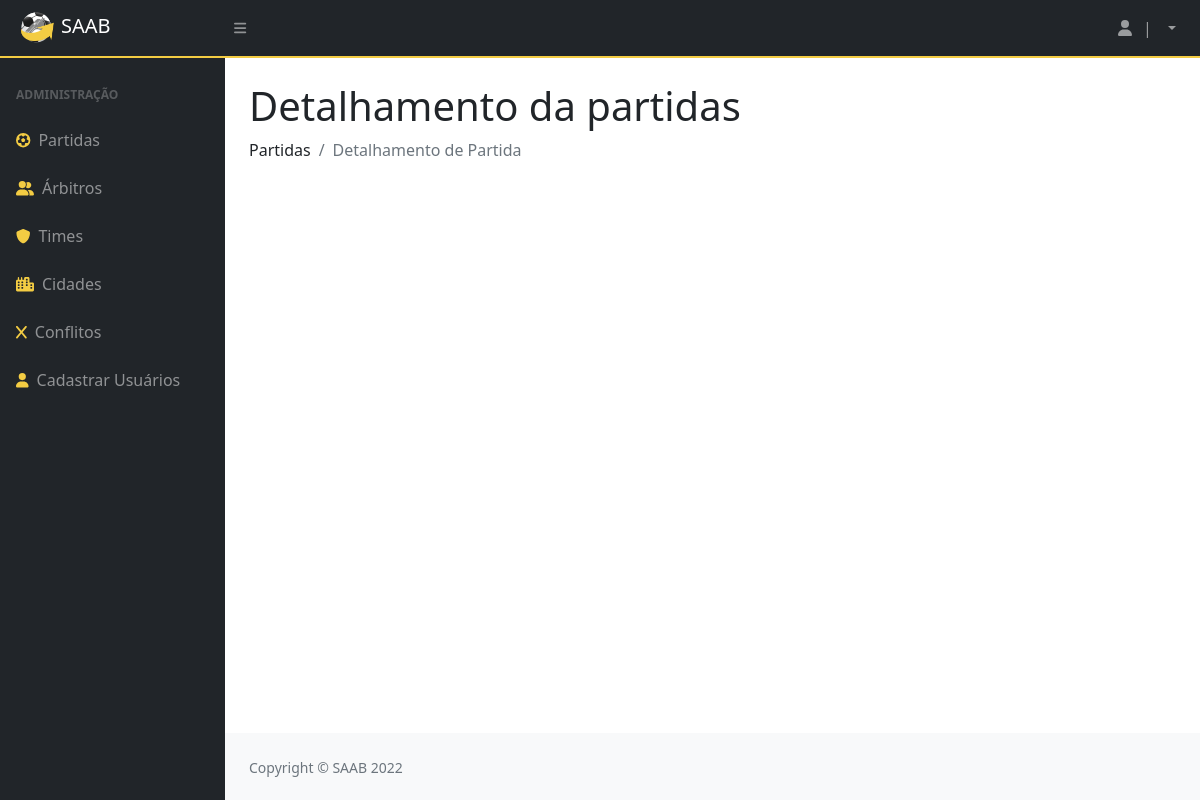
Before: /detalhamentoPartida/5 with the older database file.
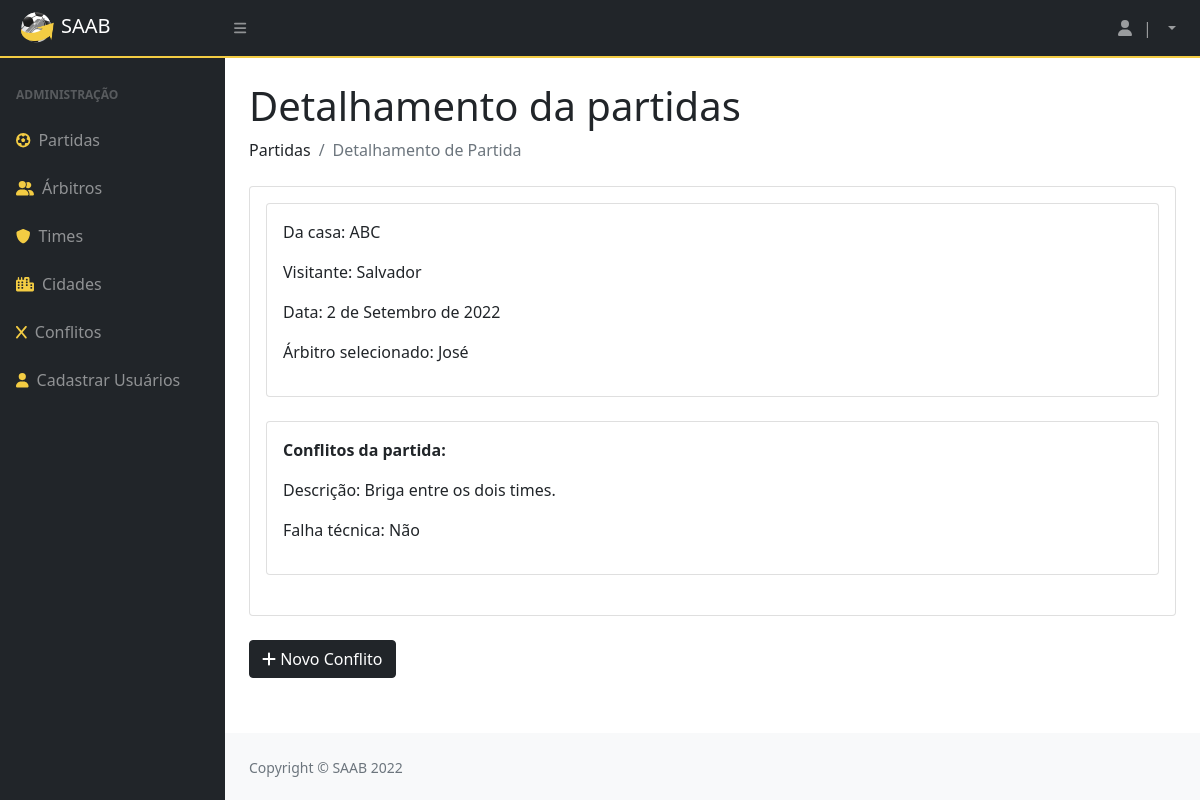
After: the same page with the newer database file.
### privado/models.py (models this page shows)
class Partida(models.Model):
    codigo = models.AutoField(primary_key=True)
    nome = models.CharField(max_length=100)
    usuario = models.ForeignKey(Usuario, on_delete=models.CASCADE)
    arbitro = models.ForeignKey(Arbitro, on_delete=models.CASCADE)
    visitante  = models.ForeignKey(Time, on_delete=models.CASCADE, related_name='visitante')
    local  = models.ForeignKey(Time, on_delete=models.CASCADE, related_name='local')
    data = models.DateField()
    def __str__(self):
        return str(self.codigo)

class Time(models.Model):
    codigo = models.AutoField(primary_key=True)
    nome = models.CharField(max_length=100)
    cidade = models.ForeignKey(Cidade, on_delete=models.CASCADE)
    def __str__(self):
        return (self.nome)

class Arbitro(models.Model):
    codigo = models.AutoField(primary_key=True)
    datanasc = models.DateField()
    cidade = models.ForeignKey(Cidade, on_delete=models.CASCADE)
    nome = models.CharField(max_length=100)
    formafisica = models.BooleanField()
    def __str__(self):
        return (self.nome)

class Conflito(models.Model):
    codigo = models.AutoField(primary_key=True)
    partida = models.ForeignKey(Partida, on_delete=models.CASCADE)
    time = models.ForeignKey(Time, on_delete=models.CASCADE)
    descricao = models.TextField(max_length=260)
    errotecnico = models.BooleanField()

### privado/views.py (the view)
# urls.py: path('detalhamentoPartida/<int:id>', detalhamentoPartida, name = "url_detalhamentoPartida"),
@has_permission_decorator('mexer_no_sistema')
def detalhamentoPartida(request, id):
    partida1 = Partida.objects.filter(pk=id)
    conflitos = Conflito.objects.filter(partida=id)
    time = Time.objects.filter(pk=id)
    print(partida1)
    detalhes = {"detalhes":partida1, "conflitos":conflitos, "time":time}
    return render(request, "SAAB/detalhamentoPartida.html", detalhes)

### privado/templates/SAAB/detalhamentoPartida.html (shortened to what this page needs)
{% extends 'SAAB/layout.html' %}
{% block conteudo %}
{% load static %}
{% load crispy_forms_tags %}
<!DOCTYPE html>
<html lang="en">
<head>
</head>
<body>
  <h1 class="mt-4">Detalhamento da partidas</h1>
  <ol class="breadcrumb mb-4">
    <li class="breadcrumb-item">Partidas</li>
    <li class="breadcrumb-item active">Detalhamento de Partida</li>
  </ol>
  {% for i in detalhes %}
  <div class="card mb-4">
    <div class="card-body">
      <div class="card mb-4">
        <div class="card-body">
          <p>Da casa: {{ i.local }}</p>
          <p>Visitante: {{ i.visitante }}</p>
          <p>Data: {{ i.data }}</p>
          <p>Árbitro selecionado: {{ i.arbitro }}</p>
        </div>
      </div>
      {% endfor %}
      {% for i in conflitos %}
      <div class="card mb-4">
        <div class="card-body">
          <p style="font-weight: bold">Conflitos da partida:</p>
          <p>Descrição: {{ i.descricao }}</p>
          {% if i.errotecnico == True %}
          <p>Falha técnica: Sim </p>
          {% else %}
          <p>Falha técnica: Não </p>
          {% endif %}
        </div>
      </div>
    </div>
  </div>
  {% endfor %}
  {% for i in detalhes %}
  <a href="{% url 'url_formConflito' i.codigo %}"><button class="btn btn-dark"><i class="fa-solid fa-plus"></i>&nbsp;Novo Conflito</button></a>
  {% endfor %}
</body>
</html>
{% endblock %}

Changed rows visible on the page:
added Partida: local "ABC", visitante "Salvador", data "2 de Setembro de 2022", arbitro "José"
added Conflito: descricao "Briga entre os dois times.", errotecnico "Falha técnica: Não"
